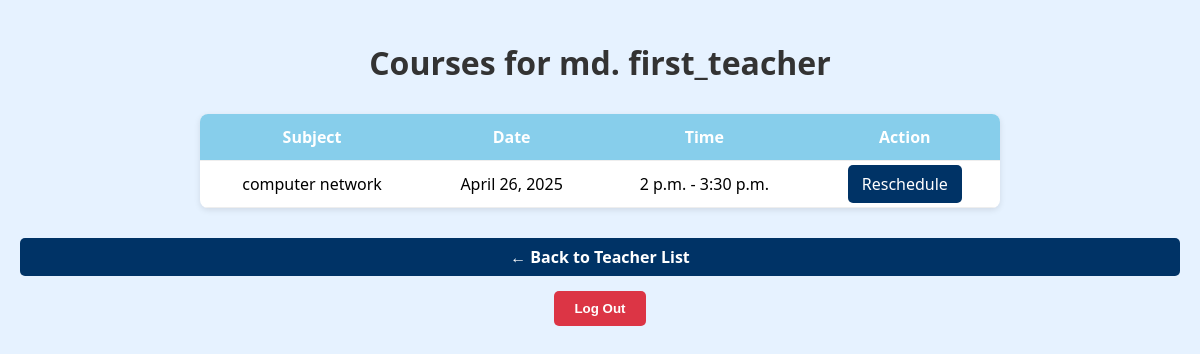
/teachers/1/, run on an earlier commit of the app's database.
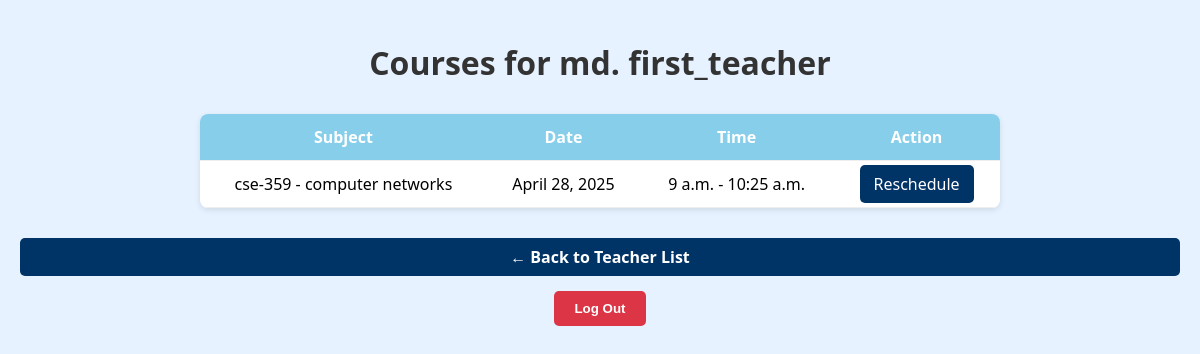
And on a later commit of the database.
### teachers/models.py (models this page shows, shortened)
class ClassSchedule(models.Model):
    teacher = models.ForeignKey(Teacher, on_delete=models.CASCADE)
    subject = models.CharField(max_length=100)
    date = models.DateField()
    start_time = models.TimeField()
    end_time = models.TimeField()

### teachers/views.py (the view)
# urls.py: path('<int:teacher_id>/', views.teacher_detail, name='teacher_detail'),  # Teacher details
def teacher_detail(request, teacher_id):
    teacher = get_object_or_404(Teacher, id=teacher_id)
    schedules = ClassSchedule.objects.filter(teacher=teacher)
    return render(request, 'teachers/teacher_detail.html', {'teacher': teacher, 'schedules': schedules})

### templates/teachers/teacher_detail.html (shortened to what this page needs)
<!DOCTYPE html>
<html lang="en">
<head>
</head>
<body>
    <h1>Courses for {{ teacher.name }}</h1>
    <table>
        <thead>
            <tr>
                <th>Subject</th>
                <th>Date</th>
                <th>Time</th>
                <th>Action</th>
            </tr>
        </thead>
        <tbody>
            {% for schedule in schedules %}
                <tr>
                    <td>{{ schedule.subject }}</td>
                    <td>{{ schedule.date }}</td>
                    <td>{{ schedule.start_time }} - {{ schedule.end_time }}</td>
                    <td><a href="{% url 'reschedule_class' schedule.id %}">Reschedule</a></td>
                </tr>
            {% empty %}
                <tr>
                    <td colspan="4">No courses available for this teacher.</td>
                </tr>
            {% endfor %}
        </tbody>
    </table>
    <a class="back-link" href="{% url 'teacher_list' %}">← Back to Teacher List</a>
    <form action="{% url 'logout' %}" method="post" class="logout-form">
        <button type="submit">Log Out</button>
    </form>
</body>
</html>

What changed in the data, as far as the page shows it:
removed ClassSchedule: subject "computer network", date "April 26, 2025", start_time "2 p.m.", end_time "3:30 p.m."
added ClassSchedule: subject "cse-359 - computer networks", date "April 28, 2025", start_time "9 a.m.", end_time "10:25 a.m."
